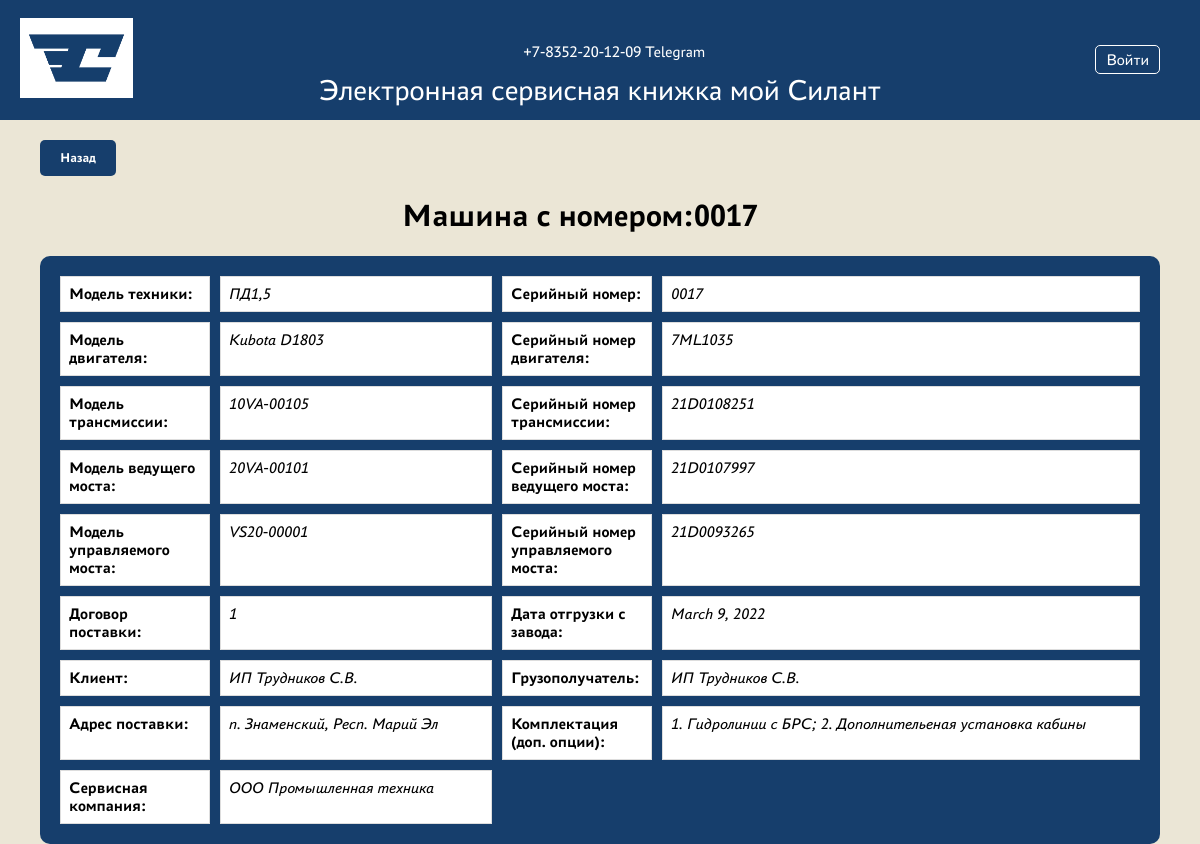
The app's page /machine/13/ with its own data.
### Silant/silant_app/models.py (models this page shows, shortened)
class Machine(models.Model):
    reference_entity = models.ForeignKey(ReferenceEntity, on_delete=models.CASCADE, verbose_name="Название")
    model = models.ForeignKey(MachineModel, on_delete=models.CASCADE, verbose_name="Модель техники")
    serial_number = models.CharField(unique=True, max_length=255, verbose_name="Заводской № машины")
    engine_model = models.ForeignKey(EngineModel, on_delete=models.CASCADE, verbose_name="Модель двигателя")
    engine_serial_number = models.CharField(unique=True, max_length=255, verbose_name="Заводской № двигателя")
    transmission_model = models.ForeignKey(TransmissionModel, on_delete=models.CASCADE, verbose_name="Модель трансмиссии")
    transmission_serial_number = models.CharField(unique=True, max_length=255, verbose_name="Заводской № трансмиссии")
    drive_axle_model = models.ForeignKey(DriveAxleModel, on_delete=models.CASCADE, verbose_name="Модель ведущего моста")
    drive_axle_serial_number = models.CharField(max_length=255, verbose_name="Заводской № ведущего моста")
    steer_axle_model = models.ForeignKey(SteerAxleModel, on_delete=models.CASCADE, verbose_name="Модель управляемого моста")
    steer_axle_serial_number = models.CharField(max_length=255, verbose_name="Заводской № управляемого моста")
    delivery_contract = models.CharField(max_length=255, verbose_name="Договор поставки (№, дата)")
    shipment_date = models.DateField(verbose_name="Дата отгрузки с завода")
    client = models.ForeignKey(Client, on_delete=models.CASCADE, verbose_name="Клиент")
    end_user = models.CharField(max_length=255, verbose_name="Грузополучатель (конечный потребитель)")
    shipping_address = models.CharField(max_length=255, verbose_name="Адрес поставки (эксплуатации)")
    configuration = models.TextField(max_length=80, default="Стандарт", verbose_name="Комплектация (доп. опции)")
    service_department = models.ForeignKey(ServiceDepartment, on_delete=models.CASCADE, verbose_name="Сервисная компания")

class MachineModel(models.Model):
    reference_entity = models.ForeignKey(ReferenceEntity, on_delete=models.CASCADE, verbose_name="Название справочника")
    name = models.CharField(max_length=255, verbose_name="Модель техники")
    description = models.TextField(verbose_name="Описание ")

class EngineModel(models.Model):
    reference_entity = models.ForeignKey(ReferenceEntity, on_delete=models.CASCADE, verbose_name="Название справочника")
    name = models.CharField(max_length=255, verbose_name="Модель двигателя")
    description = models.TextField(verbose_name="Описание")

class TransmissionModel(models.Model):
    reference_entity = models.ForeignKey(ReferenceEntity, on_delete=models.CASCADE, verbose_name="Название справочника")
    name = models.CharField(max_length=255, verbose_name="Модель трансмиссии")
    description = models.TextField(verbose_name="Описание")

class DriveAxleModel(models.Model):
    reference_entity = models.ForeignKey(ReferenceEntity, on_delete=models.CASCADE, verbose_name="Название справочника")
    name = models.CharField(max_length=255, verbose_name="Модель ведущего моста")
    description = models.TextField(verbose_name="Описание")

class SteerAxleModel(models.Model):
    reference_entity = models.ForeignKey(ReferenceEntity, on_delete=models.CASCADE, verbose_name="Название справочника")
    name = models.CharField(max_length=255, verbose_name="Модель управляемого моста")
    description = models.TextField(verbose_name="Описание")

class Client(models.Model):
    reference_entity = models.ForeignKey(ReferenceEntity, on_delete=models.CASCADE, verbose_name="Название справочника")
    name = models.CharField(max_length=255, verbose_name="Имя клиента")
    description = models.TextField(max_length=255, default="Клиент", verbose_name="Описание")
    user = models.OneToOneField(User, on_delete=models.CASCADE, verbose_name="Пользователь")

class ServiceDepartment(models.Model):
    reference_entity = models.ForeignKey(ReferenceEntity, on_delete=models.CASCADE, verbose_name="Название справочника")
    name = models.CharField(max_length=255, verbose_name="Название")
    description = models.TextField(max_length=255, default="Сервисная компания", verbose_name="Описание")
    user = models.OneToOneField(User, on_delete=models.CASCADE, verbose_name="Пользователь")

### Silant/silant_app/views.py (the view)
# urls.py: path('machine/<int:pk>/', MachineDetailView.as_view(), name='machine-detail'),
class MachineDetailView(DetailView):
    model = Machine
    template_name = 'machine_detail.html'
    context_object_name = 'machine'

### Silant/templates/machine_detail.html (shortened to what this page needs)
{% extends 'flatpages/baseheader.html' %}
{% block content %}
    {% load static %}
    <link rel="stylesheet" type="text/css" href="{% static 'css/machine_detail.css' %}">
    <div class="Backbody">
        <div class="machine-details">
            <div class="back-cont">
            <button onclick="goBack()" class="back-button">Назад</button>
            </div>
            <h1 class="back_text">Машина с номером:{{ machine.serial_number }}</h1>
            <div class="details-table">
                <div class="row">
                    <div class="label">Модель техники:</div>
                    <div class="value">{{ machine.model.name }}</div>
                </div>
                <div class="row">
                    <div class="label">Серийный номер:</div>
                    <div class="value">{{ machine.serial_number }}</div>
                </div>
                <div class="row">
                    <div class="label">Модель двигателя:</div>
                    <div class="value">{{ machine.engine_model.name }}</div>
                </div>
                <div class="row">
                    <div class="label">Серийный номер двигателя:</div>
                    <div class="value">{{ machine.engine_serial_number }}</div>
                </div>
                <div class="row">
                    <div class="label">Модель трансмиссии:</div>
                    <div class="value">{{ machine.transmission_model.name }}</div>
                </div>
                <div class="row">
                    <div class="label">Серийный номер трансмиссии:</div>
                    <div class="value">{{ machine.transmission_serial_number }}</div>
                </div>
                <div class="row">
                    <div class="label">Модель ведущего моста:</div>
                    <div class="value">{{ machine.drive_axle_model.name }}</div>
                </div>
                <div class="row">
                    <div class="label">Серийный номер ведущего моста:</div>
                    <div class="value">{{ machine.drive_axle_serial_number }}</div>
                </div>
                <div class="row">
                    <div class="label">Модель управляемого моста:</div>
                    <div class="value">{{ machine.steer_axle_model.name }}</div>
                </div>
                <div class="row">
                    <div class="label">Серийный номер управляемого моста:</div>
                    <div class="value">{{ machine.steer_axle_serial_number }}</div>
                </div>
                <div class="row">
                    <div class="label">Договор поставки:</div>
                    <div class="value">{{ machine.delivery_contract }}</div>
                </div>
                <div class="row">
                    <div class="label">Дата отгрузки с завода:</div>
                    <div class="value">{{ machine.shipment_date }}</div>
                </div>
                <div class="row">
                    <div class="label">Клиент:</div>
                    <div class="value">{{ machine.client.name }}</div>
                </div>
                <div class="row">
                    <div class="label">Грузополучатель:</div>
                    <div class="value">{{ machine.end_user }}</div>
                </div>
                <div class="row">
                    <div class="label">Адрес поставки:</div>
                    <div class="value">{{ machine.shipping_address }}</div>
                </div>
                <div class="row">
                    <div class="label">Комплектация (доп. опции):</div>
                    <div class="value">{{ machine.configuration }}</div>
                </div>
                <div class="row">
                    <div class="label">Сервисная компания:</div>
                    <div class="value">{{ machine.service_department.name }}</div>
                </div>
            </div>
        </div>
    </div>
{% endblock %}

### Silant/static/css/machine_detail.css (style rules this page uses)
body { width: 100%; margin: 0; padding: 0; background-color: #EBE6D6; }
.back_text { font-family: Astra-bold; text-align: center; }
.machine-details { max-width: 90%; margin-left: 40px; }
.details-table { width: 100%; display: grid; grid-template-columns: auto auto; grid-gap: 10px; background-color: #163E6C; padding: 20px; border-radius: 10px; border-collapse: collapse; }
.row { display: grid; grid-template-columns: 150px auto; grid-gap: 10px; }
.label, .value { border: 1px solid #ddd; padding: 8px; background-color: #ffffff; }
.label { font-family: Astra-bold; font-weight: bold; }
.value { font-family: Astra-italic; }
.back-cont { font-size: 20px; }
.back-button { margin-top: 20px; font-family: Astra-bold; background-color: #163E6C; color: white; padding: 10px 20px; border: none; border-radius: 5px; cursor: pointer; margin-right: 10px; }

### records on screen
Machine: serial_number "0017", model.name "ПД1,5", engine_model.name "Kubota D1803", engine_serial_number "7ML1035", transmission_model.name "10VA-00105", transmission_serial_number "21D0108251", drive_axle_model.name "20VA-00101", drive_axle_serial_number "21D0107997", steer_axle_model.name "VS20-00001", steer_axle_serial_number "21D0093265", delivery_contract "1", shipment_date "March 9, 2022", client.name "ИП Трудников С.В.", end_user "ИП Трудников С.В.", shipping_address "п. Знаменский, Респ. Марий Эл", configuration "1. Гидролинии с БРС; 2. Дополнительеная установка кабины", service_department.name "ООО Промышленная техника"
